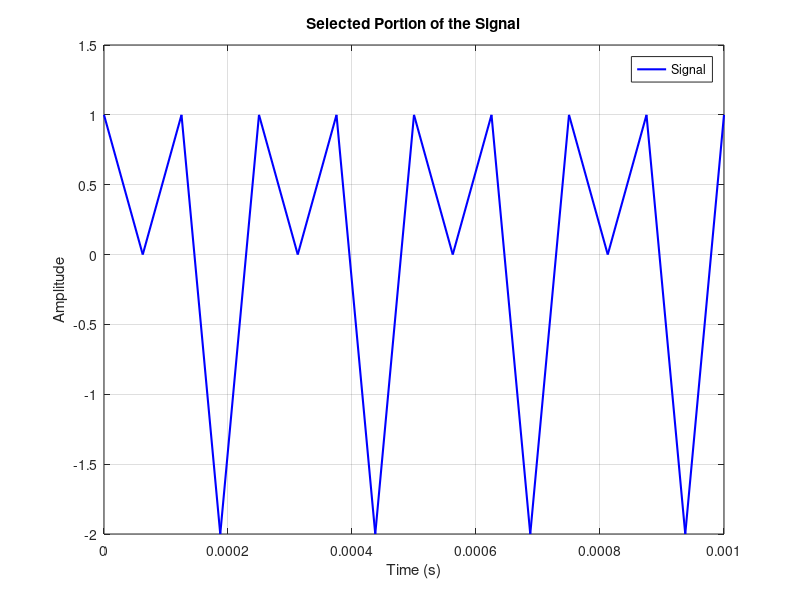

MATLAB code for this plot:
%% Signal Viewer Script
%% Input Parameters
% Enter the signal as a mathematical function or a predefined vector
% Example: @(t) sin(2*pi*10*t) for a 10 Hz sine wave
signal_function = @(t) sin(2*pi*4000*t) + cos(2*pi*8000*t); % Define the signal

% Specify the total time duration for the signal
signal_duration = 2; % Total signal duration in seconds

% Sampling frequency (Hz)
sampling_frequency = 16000; % Samples per second

% Time window to view the signal
view_start_time = 0; % Start time of the view window (seconds)
view_end_time = 0.001; % End time of the view window (seconds) (hvis du kun får en blå blok, så gør sampling tid mindre

%% Signal Generation
% Create a time vector for the full signal
t = 0:1/sampling_frequency:signal_duration; % Time vector

% Generate the signal using the input function
y = signal_function(t);

%% Select Signal for Viewing
% Define indices for the view window
view_indices = (t >= view_start_time) & (t <= view_end_time);

% Extract the time and signal for the specified view window
view_time = t(view_indices);
view_signal = y(view_indices);

%% Plot the Signal
figure(1);
plot(view_time, view_signal, 'b', 'LineWidth', 1.5);
grid on;

title('Selected Portion of the Signal');
xlabel('Time (s)');
ylabel('Amplitude');
legend('Signal');
